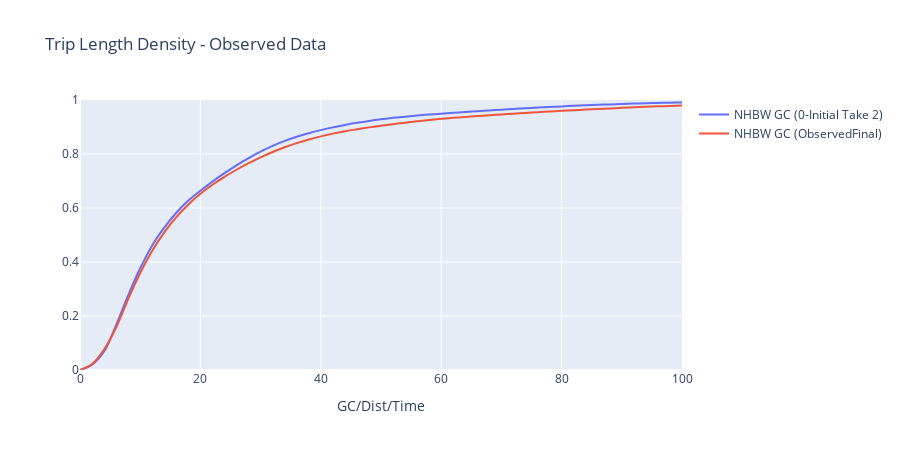

The notebook cell saved with this chart:
### Code cell
#custom extents
xmin = widgets.Text(value='0'  , description='X Min')
xmax = widgets.Text(value='100' , description='X Max')
ymin = widgets.Text(value='0'  , description='Y Min')
ymax = widgets.Text(value='1', description='Y Max')

widgets.interactive(update_density_mod_vs_obs, modeloption=selectModelOption,trippurps=selectTripPurp, tlftypes=selectTLFType, xmin=xmin, xmax=xmax, ymin=ymin, ymax=ymax)

### Figure 1 — Plotly figure (JSON) as saved in the notebook; plotly's stock layout.template omitted (floating-point values rounded to 4 significant figures; data arrays with more than 128 entries replaced by an {"elided": "..."} marker saying what was removed)
{"data": [{"line": {"shape": "spline"}, "mode": "lines", "name": "NHBW GC (0-Initial Take 2)", "type": "scatter", "x": {"elided": "201 int values"}, "y": {"elided": "201 float values"}}, {"line": {"shape": "spline"}, "mode": "lines", "name": "NHBW GC (ObservedFinal)", "type": "scatter", "x": {"elided": "206 int values"}, "y": {"elided": "206 float values"}}], "layout": {"height": 450, "title": {"text": "Trip Length Density - Observed Data"}, "xaxis": {"range": ["0", "100"], "title": {"text": "GC/Dist/Time"}}, "yaxis": {"range": ["0", "1"], "title": {"text": ""}}}}
